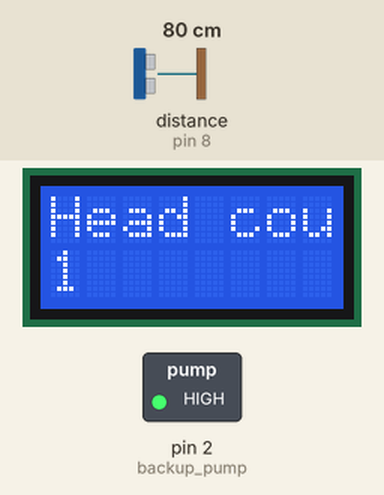
This sketch was run on a simulated Arduino Uno, built with avr-gcc and run on an emulated ATmega328P. Shown: 8×2 character LCD, switched loads named in the sketch (green lamp = pin HIGH). Wiring (inferred from the names in the program): ultrasonic range finder: trigger pin 7; echo pin 8. The inputs (shaded band) are chosen by the test bench; at power-on: distance to the obstacle (sensor on pin 8) 80 cm. The echo pulse lasts 58.3 µs per cm; pins used as bus, display or sensor lines are not drawn; what the sketch prints to the serial monitor is not drawn.

Above: at 1.2 s.
1.3 s: distance to the obstacle (sensor on pin 8) set to 250 cm
At 4.1 s:
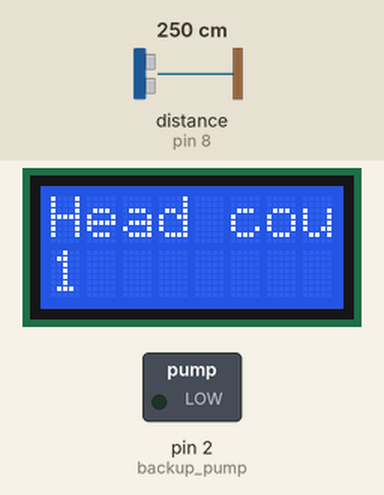
6.3 s: distance to the obstacle (sensor on pin 8) set to 125 cm
11.3 s: distance to the obstacle (sensor on pin 8) set to 118 cm
At 12.7 s:
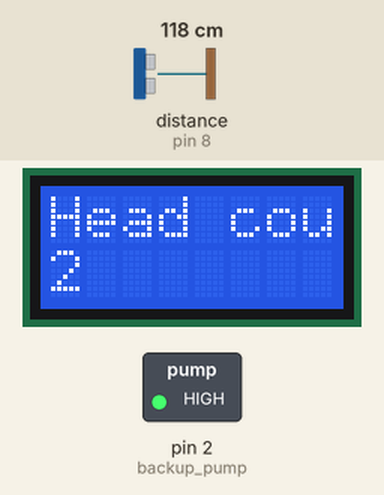
16.3 s: distance to the obstacle (sensor on pin 8) set to 299 cm
At 19.1 s:
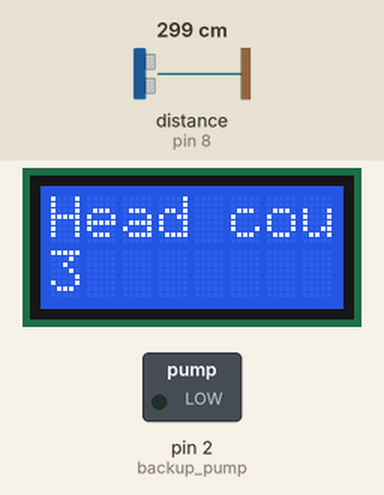
Timing chart, 0 to 20.6 s (numbered marks = the images above; inputs shaded):
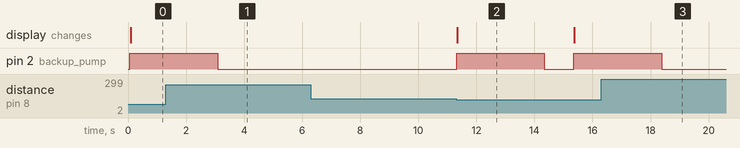

The sketch:

RS_Project_1.ino
```cpp
#include <LiquidCrystal_I2C.h>

//#define trigPin 19
//#define echoPin 18

#define trigPin 7
#define echoPin 8
#define backup_pump 2

// Define variables:
long duration;

float distance;
int head_count;

LiquidCrystal_I2C lcd(0x27, 8, 2);


void setup() {
  // Define inputs and outputs
  pinMode(backup_pump,OUTPUT);
  pinMode(trigPin, OUTPUT);
  pinMode(echoPin, INPUT);
  lcd.begin();
  // Begin Serial communication at a baudrate of 9600:
  Serial.begin(115200);
}

void loop() {
  // Clear the trigPin by setting it LOW:
  digitalWrite(trigPin, LOW);

  delayMicroseconds(5);

  // Trigger the sensor by setting the trigPin high for 10 microseconds:
  digitalWrite(trigPin, HIGH);
  delayMicroseconds(10);
  digitalWrite(trigPin, LOW);

  // Read the echoPin. pulseIn() returns the duration (length of the pulse) in microseconds:
  duration = pulseIn(echoPin, HIGH);

  // Calculate the distance:
  distance = duration * 0.034 / 2;


  if(distance < 120){
    digitalWrite(backup_pump,HIGH);
    head_count++;
    lcd_display();
    delay(3000);
    digitalWrite(backup_pump,LOW);
  }


  // Print the distance on the Serial Monitor (Ctrl+Shift+M):
  Serial.print("Distance = ");
  Serial.print(distance);
  Serial.println(" cm");
  Serial.print("Water Level = ");
  Serial.print(head_count);
  Serial.println("%");


  lcd_display();

  delay(1000);
}


void lcd_display()
{
  lcd.clear();
  lcd.setCursor(0, 0);
  lcd.print("Head count:  ");
  lcd.setCursor(0, 1);
  lcd.print(head_count);
}
```

Measured:
- the behaviour switches between 122 and 121 cm on distance to the obstacle (sensor on pin 8) (found by bisection; images 1 and 2)
- after the input at 1.3 s, pin 2 (backup_pump): goes on until 3.1 s, then stays LOW
- after the input at 6.3 s, every drawn part: stays the same
- after the input at 11.3 s, pin 2 (backup_pump): LOW → HIGH at once, → LOW 3.0 s later, → HIGH 1.0 s later; the display: changes at once (image 2)
- after the input at 16.3 s, pin 2 (backup_pump): goes on until 18.4 s, then stays LOW
- what the display in image 2 shows lasts 4.1 s, from 11.3 s to 15.4 s
